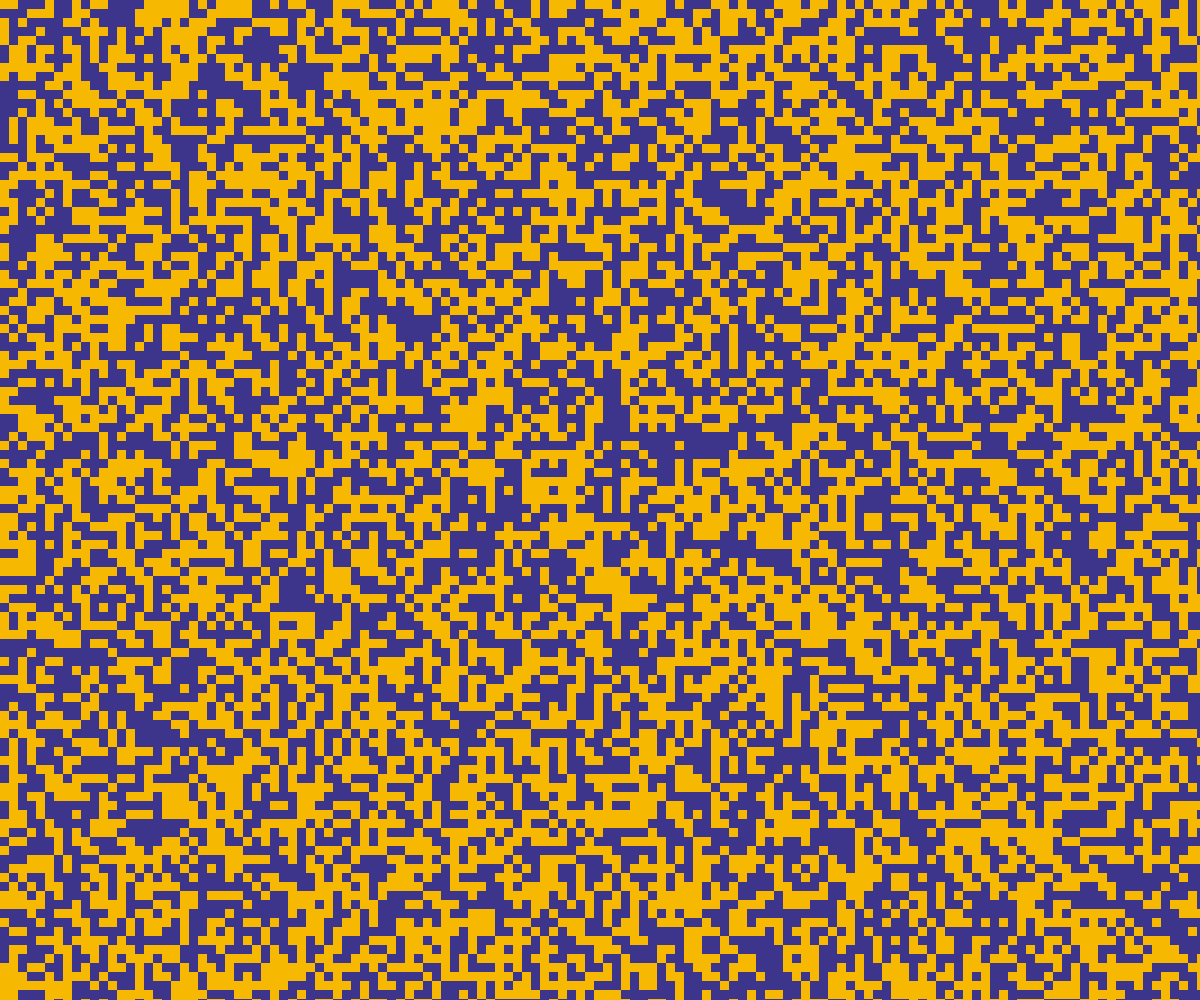
Frame 1 (no input)
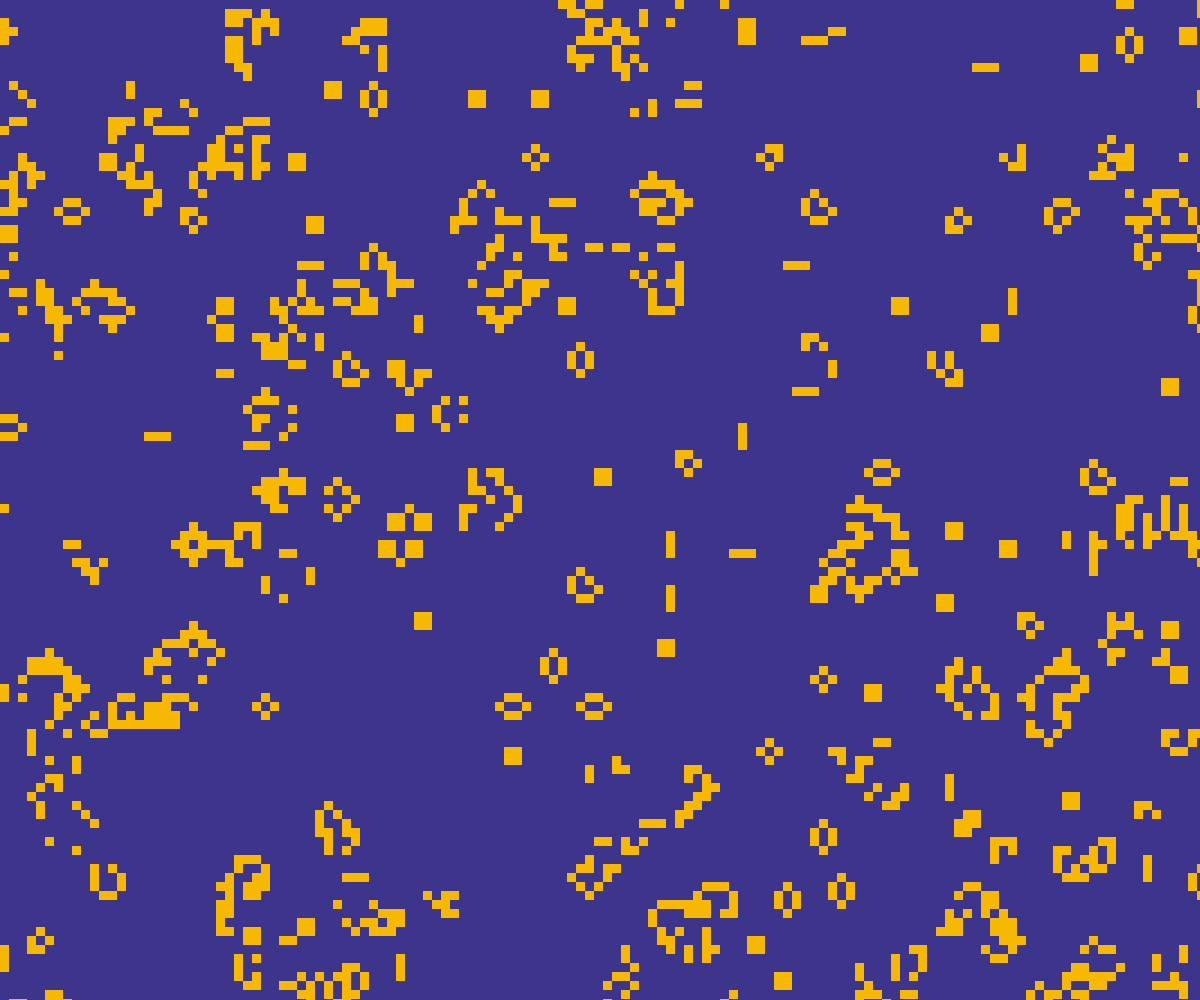
Frame 60 (no input)
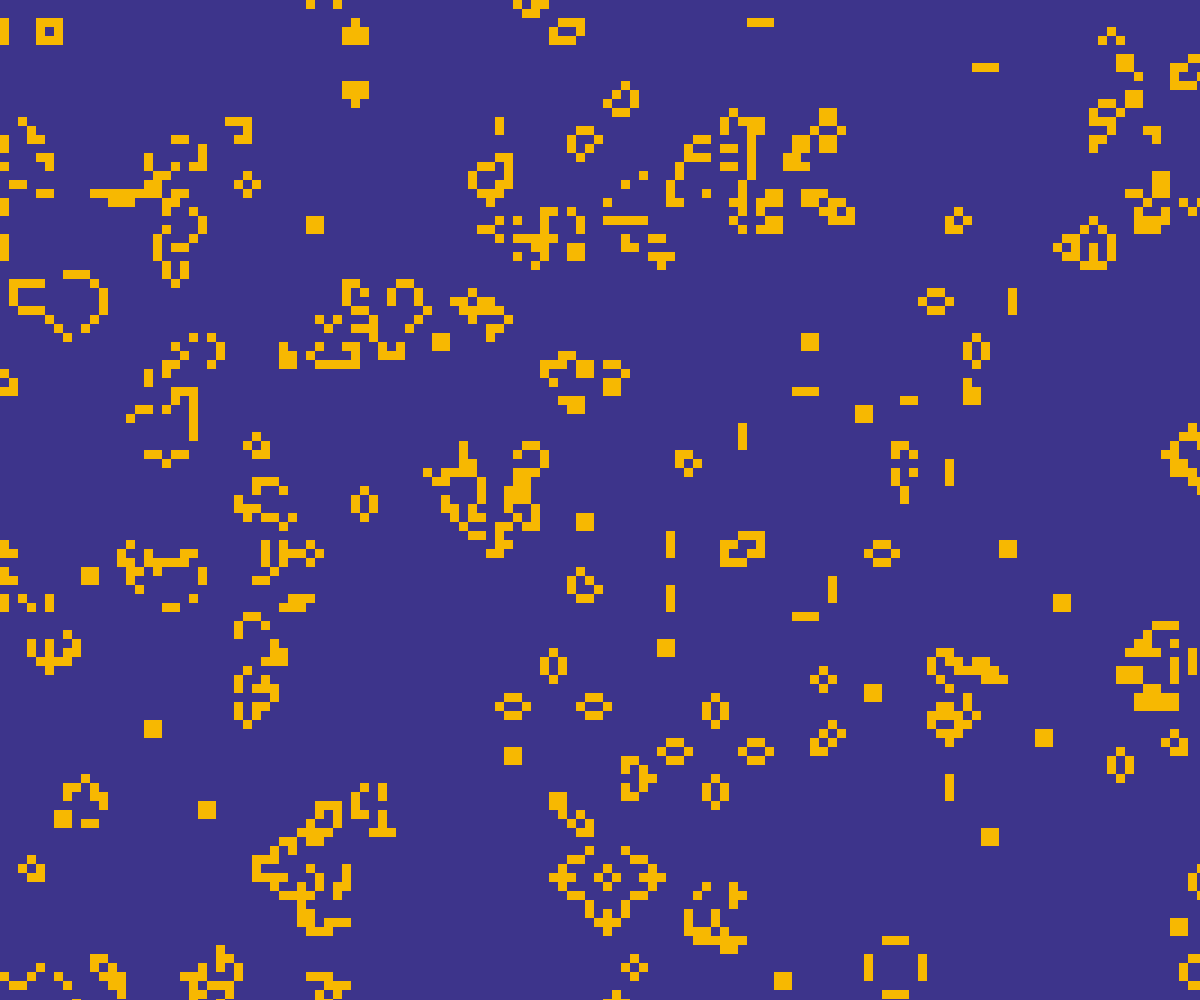
Frame 120 (the mouse pressed at the canvas centre since frame 60)

The p5.js sketch that drew these frames (run headless with seeded random() and noise() and a simulated clock; from frame 60 on, the mouse is pressed at the canvas centre):

// p5.js sketch
// ── sketch.js
let cellSize; //Size of the signe rectangle
let base; //Base matrix

//Random color picking from palettes
const palettes = [["#ffff3f", "#2d3142"], ["#2b9348", "#272640"], ["#f7b801", "#3d348b"]]
let colors;

function setup(){
    
    createCanvas(windowWidth, windowHeight);
    
    cellSize = parseInt((windowWidth+200) / size);
    base = lifeInit();
    colors = palettes[parseInt(random(0, 3))];
    
    noStroke();
    frameRate(30); //FPS

}

function draw(){
    display(base);
    base = lifeIter(base);
}

function display(matrix){

    for (let y = 0; y < size; y++) {
        for (let x = 0; x < size; x++) {
            
            fill(matrix[y][x] == 1 ? colors[0] : colors[1]);
            rect(x * cellSize, y * cellSize, cellSize, cellSize);
          
        }
    }

}


// ── gameOfLife.js
const size = 150;

const lifeInit = () => {
    return Array(size).fill().map(() => Array.from({ length: size }, () => (Math.random() >= 0.5 ? 1 : 0)));
}

//Not one liner cause of forEach not returning value
const rotateLeft = (matrix) => {
    let temp = cloneMatrix(matrix);
    temp.forEach(row => row.push(row.shift()));
    return temp;
}
const rotateRight = (matrix) => {
    let temp = cloneMatrix(matrix);
    temp.forEach(row => row.unshift(row.splice(-1)[0]));
    return temp;
}
const rotateUp = (matrix) => {
    let temp = cloneMatrix(matrix);
    temp.push(temp.shift());
    return temp;
}
const rotateDown = (matrix) => {
    let temp = cloneMatrix(matrix);
    temp.unshift(temp.splice(-1)[0]);
    return temp;
}

//Utility
const cloneMatrix = (matrix) => {
    return matrix.map(arr => arr.slice());
}
const sumTwoMatrices = (base, toSum) => {
    for(let i = 0; i < size; i++){
        for(let j = 0; j < size; j++){
            base[i][j] += toSum[i][j];
        }
    }
}

//Logical operations for two matrices
const logicalAND = (base, toAnd) => {
    for(let i = 0; i < size; i++){
        for(let j = 0; j < size; j++)
            base[i][j] = base[i][j] && toAnd[i][j] ? 1 : 0;
    }
}
const logicalOR = (base, toOr) => {
    for(let i = 0; i < size; i++){
        for(let j = 0; j < size; j++)
            base[i][j] = base[i][j] || toOr[i][j] ? 1 : 0;
    }
}

//Counting neighbors summing any rotation possible
const countNeighbor = (base) => {

    let counter = rotateUp(rotateLeft(base));
    const matricesToSum = [
        rotateUp(base), rotateUp(rotateRight(base)), 
        rotateLeft(base), cloneMatrix(base), rotateRight(base), 
        rotateDown(rotateLeft(base)), rotateDown(base), rotateDown(rotateRight(base))
    ];

    matricesToSum.forEach(matrix => sumTwoMatrices(counter, matrix));
    return counter;
}

//Base function to iterate
const lifeIter = (base) => {
    
    let neighbors = countNeighbor(base);

    //Mapping threes and fours with boolean
    let threes = neighbors.map(row => {return row.map( item => {return item == 3 ? 1 : 0} )});
    let fours = neighbors.map(row => {return row.map( item => {return item == 4 ? 1 : 0} )});
    
    //Logical operation to calculate the living value (0 or 1)

    //See if fours were alive (and keep them alive if it was the case)
    logicalAND(fours, base);
    //Combining threes with fours (threes stay alive)
    logicalOR(threes, fours);

    //The result of logicalOR of threes and fours
    return threes;
    
}
